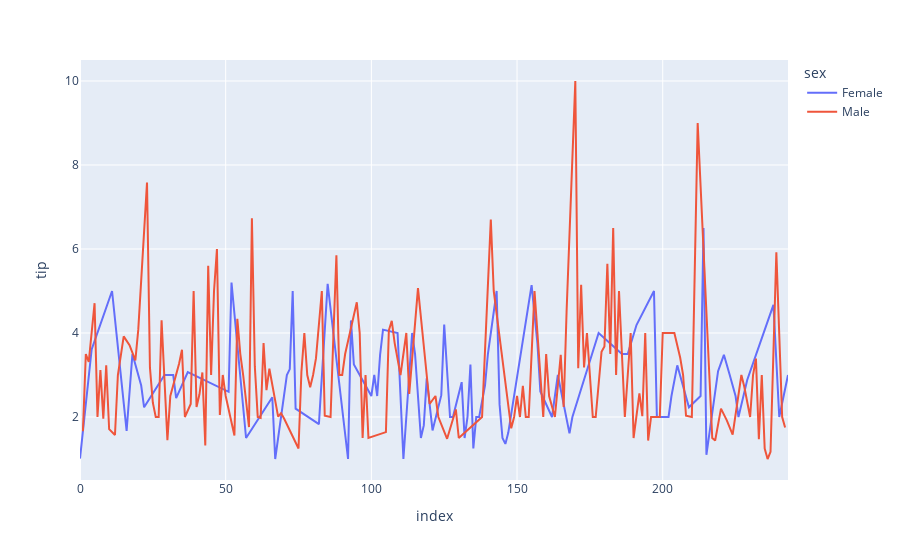

Here is the notebook cell this chart was saved with:
### Code cell
# line plot using plotly
import plotly.express as px
import pandas as pd

# reading the database
data = pd.read_csv("tips.csv")

# plotting the scatter chart
fig = px.line(data, y='tip', color='sex')

# showing the plot
fig.show()

### Figure 1 — Plotly figure (JSON) as saved in the notebook; plotly's stock layout.template omitted (floating-point values rounded to 4 significant figures; data arrays with more than 128 entries replaced by an {"elided": "..."} marker saying what was removed)
{"data": [{"hovertemplate": "sex=Female<br>index=%{x}<br>tip=%{y}<extra></extra>", "legendgroup": "Female", "line": {"color": "#636efa", "dash": "solid"}, "marker": {"symbol": "circle"}, "mode": "lines", "name": "Female", "orientation": "v", "showlegend": true, "type": "scatter", "x": [0, 4, 11, 14, 16, 18, 21, 22, 29, 32, 33, 37, 51, 52, 57, 66, 67, 71, 72, 73, 74, 82, 85, 92, 93, 94, 100, 101, 102, 103, 104, 109, 111, 114, 115, 117, 118, 119, 121, 124, 125, 127, 128, 131, 132, 133, 134, 135, 136, 137, 139, 140, 143, 144, 145, 146, 147, 155, 157, 158, 162, 164, 168, 169, 178, 186, 188, 191, 197, 198, 201, 202, 203, 205, 209, 213, 214, 215, 219, 221, 223, 225, 226, 229, 238, 240, 243], "xaxis": "x", "y": [1.01, 3.61, 5.0, 3.02, 1.67, 3.5, 2.75, 2.23, 3.0, 3.0, 2.45, 3.07, 2.6, 5.2, 1.5, 2.47, 1.0, 3.0, 3.14, 5.0, 2.2, 1.83, 5.17, 1.0, 4.3, 3.25, 2.5, 3.0, 2.5, 3.48, 4.08, 4.0, 1.0, 4.0, 3.5, 1.5, 1.8, 2.92, 1.68, 2.52, 4.2, 2.0, 2.0, 2.83, 1.5, 2.0, 3.25, 1.25, 2.0, 2.0, 2.75, 3.5, 5.0, 2.3, 1.5, 1.36, 1.63, 5.14, 3.75, 2.61, 2.0, 3.0, 1.61, 2.0, 4.0, 3.5, 3.5, 4.19, 5.0, 2.0, 2.01, 2.0, 2.5, 3.23, 2.23, 2.5, 6.5, 1.1, 3.09, 3.48, 3.0, 2.5, 2.0, 2.88, 4.67, 2.0, 3.0], "yaxis": "y"}, {"hovertemplate": "sex=Male<br>index=%{x}<br>tip=%{y}<extra></extra>", "legendgroup": "Male", "line": {"color": "#EF553B", "dash": "solid"}, "marker": {"symbol": "circle"}, "mode": "lines", "name": "Male", "orientation": "v", "showlegend": true, "type": "scatter", "x": {"elided": "157 int values"}, "xaxis": "x", "y": {"elided": "157 float values"}, "yaxis": "y"}], "layout": {"legend": {"title": {"text": "sex"}, "tracegroupgap": 0}, "margin": {"t": 60}, "xaxis": {"anchor": "y", "domain": [0, 1], "title": {"text": "index"}}, "yaxis": {"anchor": "x", "domain": [0, 1], "title": {"text": "tip"}}}}
